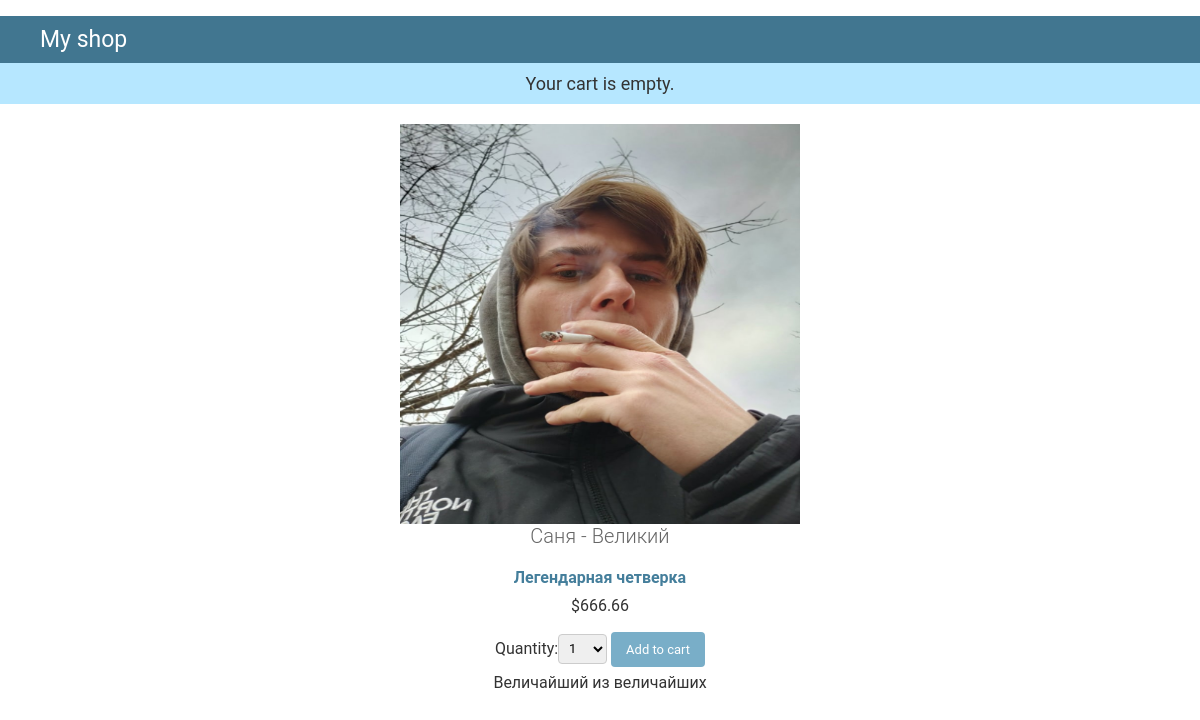
The page /5/sanya-velikij/ on the database its author committed.
### shop/models.py (models this page shows, shortened)
class Product(models.Model):
    category = models.ForeignKey(Category, related_name='products', on_delete = models.CASCADE)
    name = models.CharField(max_length=200, db_index=True)
    slug = models.SlugField(max_length=200, db_index=True)
    image = models.ImageField(upload_to='products/%Y/%m/%d', blank=True)
    description = models.TextField(blank=True)
    price = models.DecimalField(max_digits=10, decimal_places=2)
    stock = models.PositiveIntegerField()
    available = models.BooleanField(default=True)
    created = models.DateTimeField(auto_now_add=True)
    updated = models.DateTimeField(auto_now=True)
    class Meta:
        verbose_name = 'Продукт'
        verbose_name_plural = 'продукты'
        ordering = ('name',)
        index_together = (('id', 'slug'),)

class Category(models.Model):
    name = models.CharField(max_length=200, db_index=True)
    slug = models.SlugField(max_length=200, db_index=True, unique=True)
    def get_absolute_url(self):
        return reverse('shop:product_list_by_category',
                        args=[self.slug])
    class Meta:
        ordering = ('name',)
        verbose_name = 'Категория'
        verbose_name_plural = 'Категории'
    def __str__(self):
        return self.name

### shop/views.py (the view)
def product_detail(request, id, slug):
    product = get_object_or_404(Product,
                                id=id,
                                slug=slug,
                                available=True)
    cart_product_form = CartAddProductForm()
    return render(request, 'shop/product/detail.html', {'product': product,
                                                        'cart_product_form': cart_product_form})

### cart/forms.py
class CartAddProductForm(forms.Form):
    quantity = forms.TypedChoiceField(choices=PRODUCT_QUANTITY_CHOICES, coerce=int)
    update = forms.BooleanField(required=False, initial=False, widget=forms.HiddenInput)

### cart/cart.py (called while the page is built)
    def __len__(self):
        return sum(item['quantity'] for item in self.cart.values())

### cart/context_processors.py (called while the page is built)
def cart(request):
    return {'cart': Cart(request)}

### shop/templates/shop/product/detail.html (shortened to what this page needs)
﻿{% extends "shop/base.html" %}
{% load static %}
{% block content %}
    <div class="product-detail">
        <img src="{% if product.image %}{{ product.image.url }}{% else %}{% static "img/no_image.png" %}{% endif %}">
        <h1>{{ product.name }}</h1>
        <h2><a href="{{ product.category.get_absolute_url }}">{{ product.category }}</a></h2>
        <p class="price">${{ product.price }}</p>
            <form action="{% url "cart:cart_add" product.id %}" method="post">
                {{ cart_product_form }}
                <input type="submit" value="Add to cart">
            </form>
        {{ product.description|linebreaks }}
    </div>
{% endblock %}

### shop/static/css/base.css (style rules this page uses)
.product-detail { align-items: center; text-align: center; }
.product-detail img { width: 400; height: 400; }
body { margin: 0; padding: 0; font-size: 14px; font-family: "Roboto","Lucida Grande","DejaVu Sans","Bitstream Vera Sans",Verdana,Arial,sans-serif; color: #333; background: #fff; }
a:link, a:visited { color: #447e9b; text-decoration: none; }
p, ol, ul, dl { margin: .2em 0 .8em 0; }
p { padding: 0; line-height: 140%; }
h1,h2,h3,h4,h5 { font-weight: bold; }
h1 { margin: 0 0 20px; font-weight: 300; font-size: 20px; color: #666; }
h2 { font-size: 16px; margin: 1em 0 .5em 0; }
form { margin: 0; padding: 0; }
input, textarea, select, .form-row p, form .button { margin: 2px 0; padding: 2px 3px; vertical-align: middle; font-family: "Roboto", "Lucida Grande", Verdana, Arial, sans-serif; font-weight: normal; font-size: 13px; }
input[type=text], input[type=password], input[type=email], input[type=url], input[type=number], input[type=tel], textarea, select, .vTextField { border: 1px solid #ccc; border-radius: 4px; padding: 5px 6px; margin-top: 0; }
select { height: 30px; }
.button, input[type=submit], input[type=button], .submit-row input, a.button { background: #79aec8; padding: 10px 15px; border: none; border-radius: 4px; color: #fff; cursor: pointer; }

### rows shown on the page
Product: image (picture), name "Саня - Великий", category "Легендарная четверка", price "666.66", description "Величайший из величайших"
